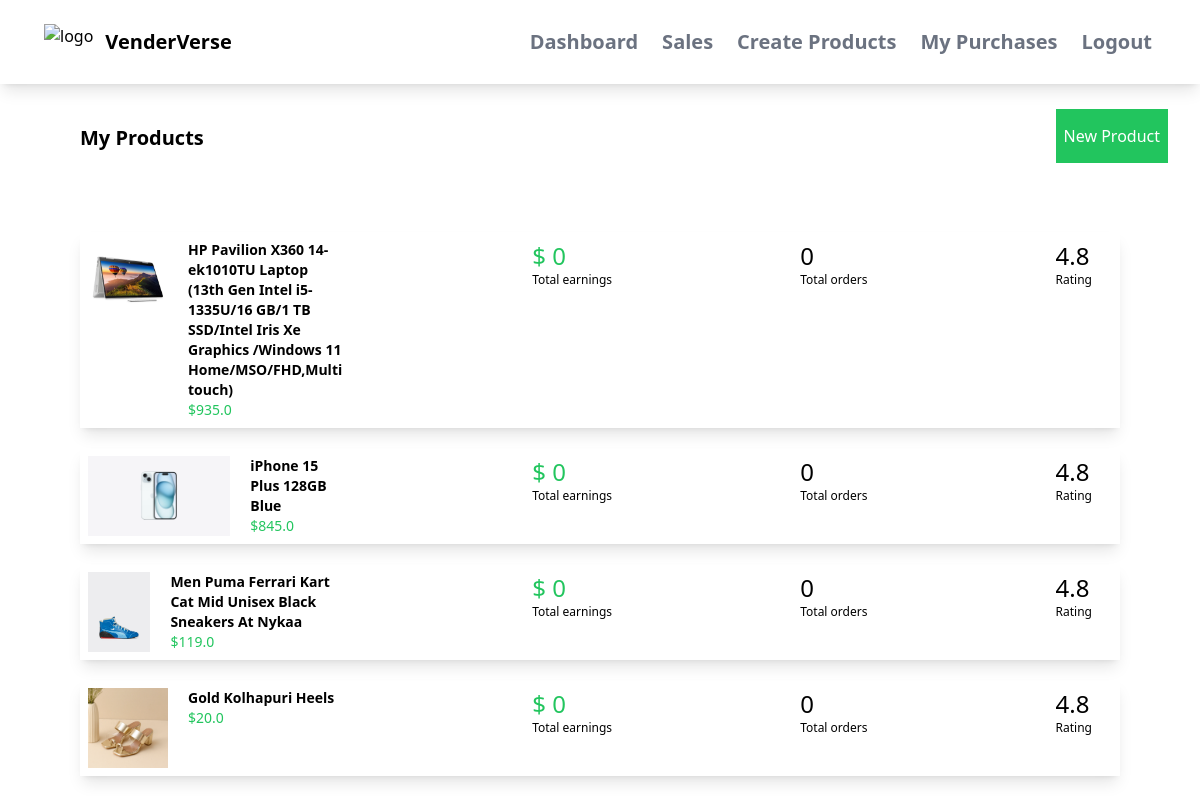
Screenshot of /myapp/dashboard/ (signed in) with the database file from the repository.
### myapp/models.py (models this page shows, shortened)
class Product(models.Model):
    CATEGORY_CHOICES = [
        ('Goods', 'Goods'),
        ('Services', 'Services'),
    ]
    seller= models.ForeignKey(User, on_delete=models.CASCADE,default=1)
    name=models.CharField(max_length=200)
    description=models.CharField(max_length=200)
    price=models.FloatField()
    file=models.FileField(upload_to="uploads")
    total_sales_amount = models.IntegerField(default=0)
    total_sales = models.IntegerField(default=0)

### myapp/views.py (the view)
# urls.py: path('dashboard/', views.dashboard, name='dashboard'),
@login_required
def dashboard(request):
    products = Product.objects.filter(seller=request.user)
    context = {
        'products': products
    }
    return render(request, 'myapp/dashboard.html', context)

### myapp/templates/myapp/dashboard.html (shortened to what this page needs)
{% extends 'myapp/base.html' %}
{% block body %}
    <div class="flex justify-between">
        <div class="ml-20 mt-10 font-bold text-xl">My Products</div>
        <div class="ml-20 mt-10">
            <a class="bg-green-500 text-white px-2 py-4 mr-8" href="{% url 'myapp:createproduct' %}">New Product</a>
        </div>
    </div>
    <div class="products-container p-10 m-5">
        {% for product in products %}
        <div class="flex shadow-lg m-5 p-2 justify-between">
            <div class="flex w-1/4">
                <img class="h-20" src="{{ product.file.url }}" alt="image">
                <div class="relative group">
                    <a href="{% url 'myapp:editproduct' product.id %}">
                        <div class="ml-5">
                            <div class="font-bold text-sm"> {{ product.name }}</div>
                            <div class="text-sm text-green-500">${{ product.price }}</div>
                        </div>
                    </a>
                </div>
            </div>
            <div>
                <div class="text-2xl text-green-500">$ {{ product.total_sales_amount }}</div>
                <div class="text-xs">Total earnings</div>
            </div>
            <div>
                <div class="text-2xl">{{ product.total_sales }}</div>
                <div class="text-xs">Total orders</div>
            </div>
            <div class="pr-5">
                <div class="text-2xl">4.8</div>
                <div class="text-xs">Rating</div>
            </div>
        </div>
        {% endfor %}
    </div>
{% endblock %}

### rows the page displays
Product: file (picture), name "HP Pavilion X360 14-ek1010TU Laptop (13th Gen Intel i5-1335U/16 GB/1 TB SSD/Intel Iris Xe Graphics /Windows 11 Home/MSO/FHD,Multi touch)", price "935.0", total_sales_amount "0", total_sales "0"
Product: file (picture), name "iPhone 15 Plus 128GB Blue", price "845.0", total_sales_amount "0", total_sales "0"
Product: file (picture), name "Men Puma Ferrari Kart Cat Mid Unisex Black Sneakers At Nykaa", price "119.0", total_sales_amount "0", total_sales "0"
Product: file (picture), name "Gold Kolhapuri Heels", price "20.0", total_sales_amount "0", total_sales "0"
